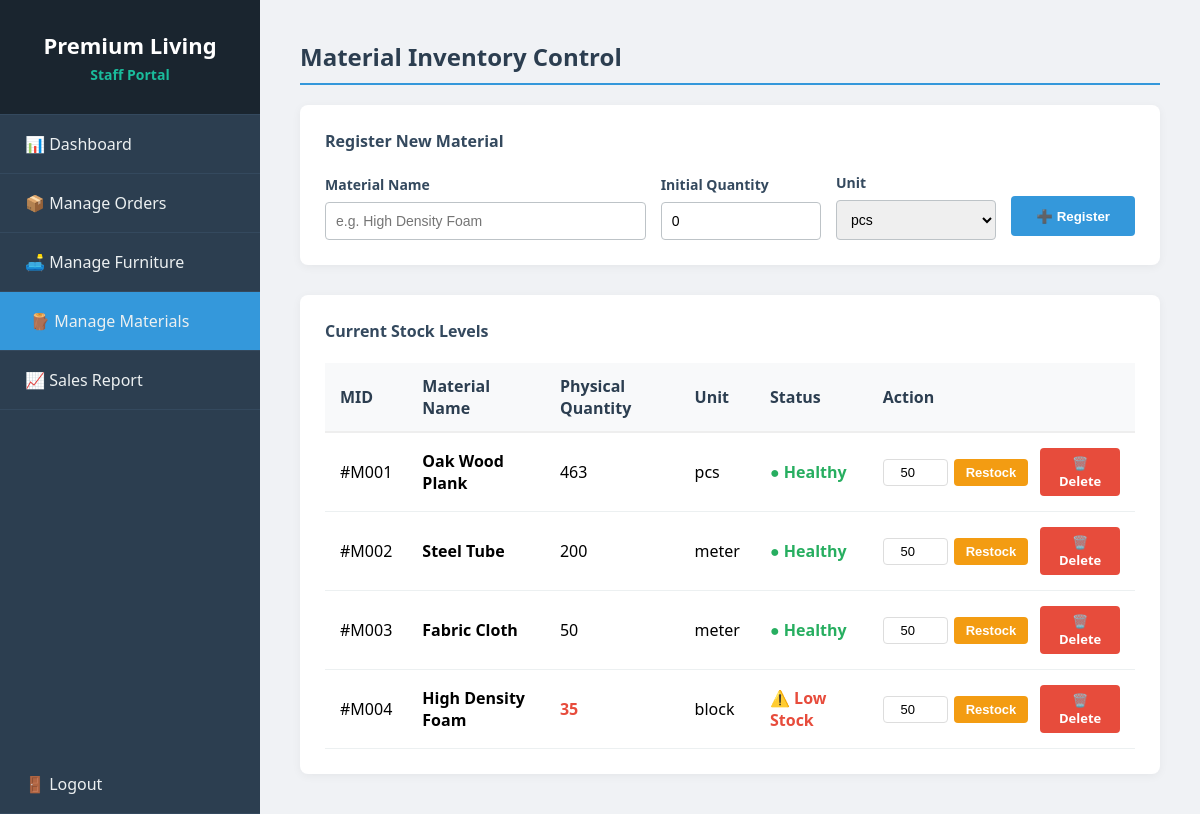
Page /Sside/manage_materials.php (signed in) on the committed database.
### tables this page shows
CREATE TABLE `materials` (
  `mid` int(11) NOT NULL,
  `mname` varchar(255) NOT NULL,
  `mqty` int(11) NOT NULL DEFAULT 0,
  `munit` varchar(50) NOT NULL
);

### Sside/manage_materials.php (the view, shortened to what this page needs)
<?php
require_once('../conn.php');
$query = "SELECT mid, mname, mqty, munit FROM Materials ORDER BY mid ASC";
$result = mysqli_query($conn, $query);
?>
<!DOCTYPE html>
<html lang="en">
<head>
  <link rel="stylesheet" href="staff_style.css">
</head>
<body>
  <div class="sidebar">
    <div class="logo">Premium Living<small>Staff Portal</small></div>
    <ul class="navbar">
      <li><a href="staff_index.php">📊 Dashboard</a></li>
      <li><a href="manage_orders.php">📦 Manage Orders</a></li>
      <li><a href="manage_furniture.php">🛋️ Manage Furniture</a></li>
      <li><a href="manage_materials.php" class="active">🪵 Manage Materials</a></li>
      <li><a href="sales_report.php">📈 Sales Report</a></li>
    </ul>
    <ul class="navbar bottom-nav">
      <li><a href="logout.php">🚪 Logout</a></li>
    </ul>
  </div>
  <div class="content">
    <h2>Material Inventory Control</h2>
    <div class="form-card">
      <h4 style="margin-top:0; color:#34495e;">Register New Material</h4>
      <form method="POST" action="manage_materials.php">
        <div class="form-row">
          <div class="form-group">
            <label>Material Name</label>
            <input type="text" name="mname" placeholder="e.g. High Density Foam" required>
          </div>
          <div class="form-group" style="flex: 0.5;">
            <label>Initial Quantity</label>
            <input type="number" name="mqty" value="0" min="0" required>
          </div>
          <div class="form-group" style="flex: 0.5;">
            <label>Unit</label>
            <select name="munit">
              <option value="pcs">pcs</option>
            </select>
          </div>
          <button type="submit" name="add_material" class="btn btn-primary"
            style="align-self: flex-end; margin-bottom: 4px; height: 40px; padding: 0 25px;">➕ Register</button>
        </div>
      </form>
    </div>
    <div class="table-card">
      <h4 style="margin-top:0; color:#34495e;">Current Stock Levels</h4>
      <table>
        <thead>
          <tr>
            <th>MID</th>
            <th>Material Name</th>
            <th>Physical Quantity</th>
            <th>Unit</th>
            <th>Status</th>
            <th>Action</th>
          </tr>
        </thead>
        <tbody>
          <?php
          if ($result && mysqli_num_rows($result) > 0) {
            while ($row = mysqli_fetch_assoc($result)) {
              $is_low = ($row['mqty'] < 50);
              $qty_class = $is_low ? 'low-stock' : '';
              $status_markup = $is_low ? '<span class="low-stock">⚠️ Low Stock</span>' : '<span class="normal-stock">● Healthy</span>';
              echo "<tr>";
              echo "<td>#M" . str_pad($row['mid'], 3, '0', STR_PAD_LEFT) . "</td>";
              echo "<td><strong>" . htmlspecialchars($row['mname']) . "</strong></td>";
              echo "<td class='" . $qty_class . "'>" . $row['mqty'] . "</td>";
              echo "<td>" . htmlspecialchars($row['munit']) . "</td>";
              echo "<td>" . $status_markup . "</td>";
              echo "<td>
                      <div style='display:inline-flex; align-items:center; gap:12px;'>
                        <form method='POST' action='manage_materials.php' style='display:inline-flex; gap:6px; align-items:center; margin:0;'>
                            <input type='hidden' name='mid' value='" . $row['mid'] . "'>
                            <input type='number' name='restock_amount' class='restock-input' value='50' min='1' style='width:65px; padding:5px; text-align:center; border:1px solid #ddd; border-radius:4px;' required>
                            <button type='submit' name='restock_material' class='btn btn-warning' style='padding:6px 12px; font-size:13px;'>Restock</button>
                        </form>
                        <a href='manage_materials.php?delete_id=" . $row['mid'] . "' class='btn btn-danger' style='padding:6px 14px; font-size:13px; text-decoration:none; text-align:center; border-radius:4px;'
                           onclick=\"return confirm('Are you sure you want to permanently delete this material from inventory records?')\">🗑️ Delete</a>
                      </div>
                    </td>";
              echo "</tr>";
            }
          } else {
            echo "<tr><td colspan='6' style='text-align:center; color:#7f8c8d; padding:20px;'>No raw materials registered yet.</td></tr>";
          }
          ?>
        </tbody>
      </table>
    </div>
  </div>
</body>
</html>

### Sside/staff_style.css (style rules this page uses)
* { box-sizing: border-box; }
body { font-family: 'Segoe UI', Arial, sans-serif; margin: 0; display: flex; flex-direction: row; background-color: #f0f2f5; min-height: 100vh; }
.sidebar { width: 260px; background: #2c3e50; color: white; display: flex; flex-direction: column; position: fixed; height: 100%; }
.sidebar .logo { font-size: 22px; text-align: center; font-weight: bold; padding: 30px 20px; background: #1a252f; border-bottom: 1px solid #34495e; }
.sidebar .logo small { display: block; font-size: 14px; color: #1abc9c; margin-top: 5px; }
.sidebar ul.navbar { list-style: none; padding: 0; margin: 0; }
.sidebar ul.navbar li a { display: block; padding: 18px 25px; color: #ecf0f1; text-decoration: none; border-bottom: 1px solid #34495e; transition: 0.3s; }
.sidebar ul.navbar li a:hover, .sidebar ul.navbar li a.active { background: #3498db; padding-left: 30px; }
.sidebar ul.navbar.bottom-nav { position: absolute; bottom: 0; width: 100%; }
.content { margin-left: 260px; flex: 1; padding: 40px; }
h2 { color: #2c3e50; border-bottom: 2px solid #3498db; padding-bottom: 10px; margin-top: 0; }
.table-card { background: white; padding: 25px; border-radius: 8px; box-shadow: 0 2px 10px rgba(0, 0, 0, 0.05); }
table { width: 100%; border-collapse: collapse; }
table th { text-align: left; padding: 12px 15px; background: #f8f9fa; color: #2c3e50; border-bottom: 2px solid #eee; }
table td { padding: 15px; border-bottom: 1px solid #ecf0f1; cursor: pointer; }
.btn { padding: 10px 25px; border: none; border-radius: 4px; cursor: pointer; font-weight: bold; }
.btn-primary { background: #3498db; color: white; }
.form-card { background: white; padding: 25px; border-radius: 8px; box-shadow: 0 2px 10px rgba(0, 0, 0, 0.05); margin-bottom: 30px; }
.form-row { display: flex; gap: 15px; align-items: flex-end; }
.form-group { flex: 1; }
.form-group label { display: block; font-weight: bold; margin-bottom: 8px; font-size: 14px; color: #34495e; }
.form-group input, .form-group select, .form-group textarea { width: 100%; padding: 10px; border: 1px solid #bdc3c7; border-radius: 4px; font-size: 14px; }
.btn-warning { background: #f39c12; color: white; font-size: 12px; padding: 6px 12px; }
.restock-input { width: 70px; padding: 6px; border: 1px solid #bdc3c7; border-radius: 4px; text-align: center; font-size: 13px; }
.low-stock { color: #e74c3c; font-weight: bold; }
.normal-stock { color: #27ae60; font-weight: bold; }
.btn-danger { background: #e74c3c; color: white; padding: 8px 16px; font-size: 13px; text-decoration: none; border-radius: 4px; display: inline-block; }

### rows in the picture
materials: mid "001", mname "Oak Wood Plank", mqty "463", munit "pcs", shows "● Healthy"
materials: mid "002", mname "Steel Tube", mqty "200", munit "meter", shows "● Healthy"
materials: mid "003", mname "Fabric Cloth", mqty "50", munit "meter", shows "● Healthy"
materials: mid "004", mname "High Density Foam", mqty "35", munit "block", shows "⚠️ Low Stock"
